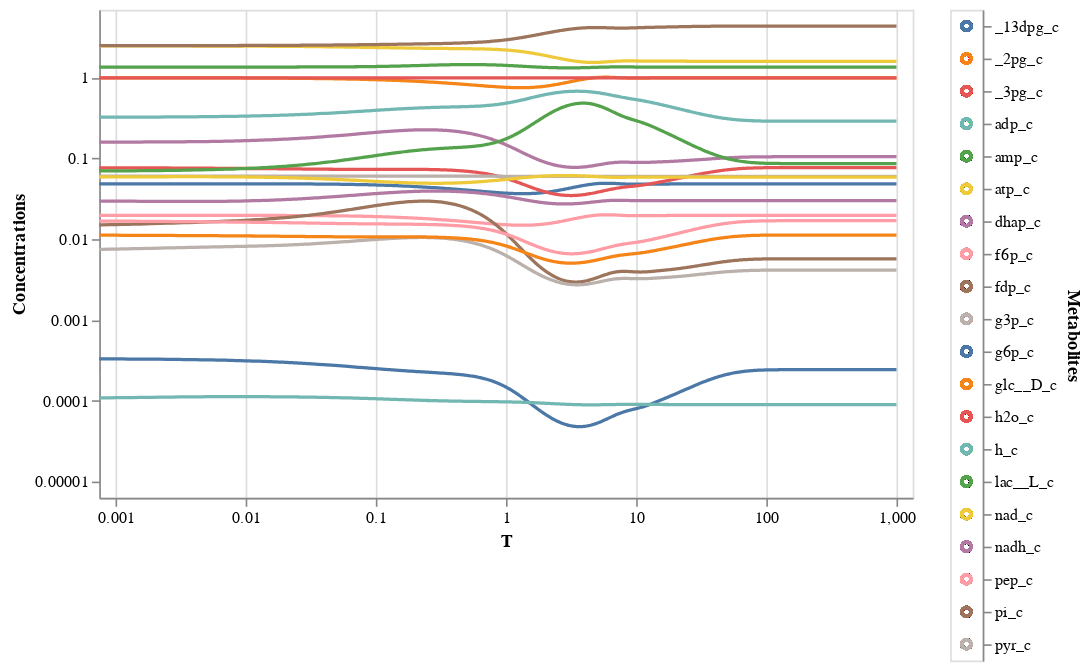

The notebook cell saved with this chart:
### Code cell
view_all_conc_sol(conc_sol,plot_type='logxlogy',xlim=[1e-3,1e3],xlabel="T")

### Figure 1 — Vega-Lite specification as saved in the notebook (floating-point values rounded to 4 significant figures; data arrays with more than 128 entries replaced by an {"elided": "..."} marker saying what was removed)
{"config": {"view": {"continuousWidth": 400, "continuousHeight": 300}}, "hconcat": [{"mark": {"type": "line", "clip": true}, "encoding": {"color": {"condition": {"field": "Metabolites", "legend": null, "type": "nominal", "selection": "selector004"}, "value": "lightgray"}, "tooltip": [{"field": "Metabolites", "type": "nominal"}, {"field": "Time", "type": "quantitative"}], "x": {"axis": {"tickCount": 5}, "field": "Time", "scale": {"domain": [0.001, 1000.0], "padding": 10, "type": "log"}, "title": "T", "type": "quantitative"}, "y": {"axis": {"grid": false, "tickCount": 5}, "field": "Concentrations", "scale": {"domain": [1e-05, 4.375], "padding": 10, "type": "log"}, "title": "Concentrations", "type": "quantitative"}}, "height": 300, "selection": {"selector005": {"type": "interval", "bind": "scales", "encodings": ["x", "y"]}}, "width": 500}, {"mark": "point", "encoding": {"color": {"condition": {"field": "Metabolites", "legend": null, "type": "nominal", "selection": "selector004"}, "value": "lightgray"}, "y": {"axis": {"orient": "right"}, "field": "Metabolites", "type": "nominal"}}, "selection": {"selector004": {"type": "multi", "fields": ["Metabolites"]}}}], "data": {"name": "data-9b91e69ebc6f5b15cd743729822447c5"}, "$schema": "https://vega.github.io/schema/vega-lite/v4.17.0.json", "datasets": {"data-9b91e69ebc6f5b15cd743729822447c5": {"elided": "13640 records"}}}
